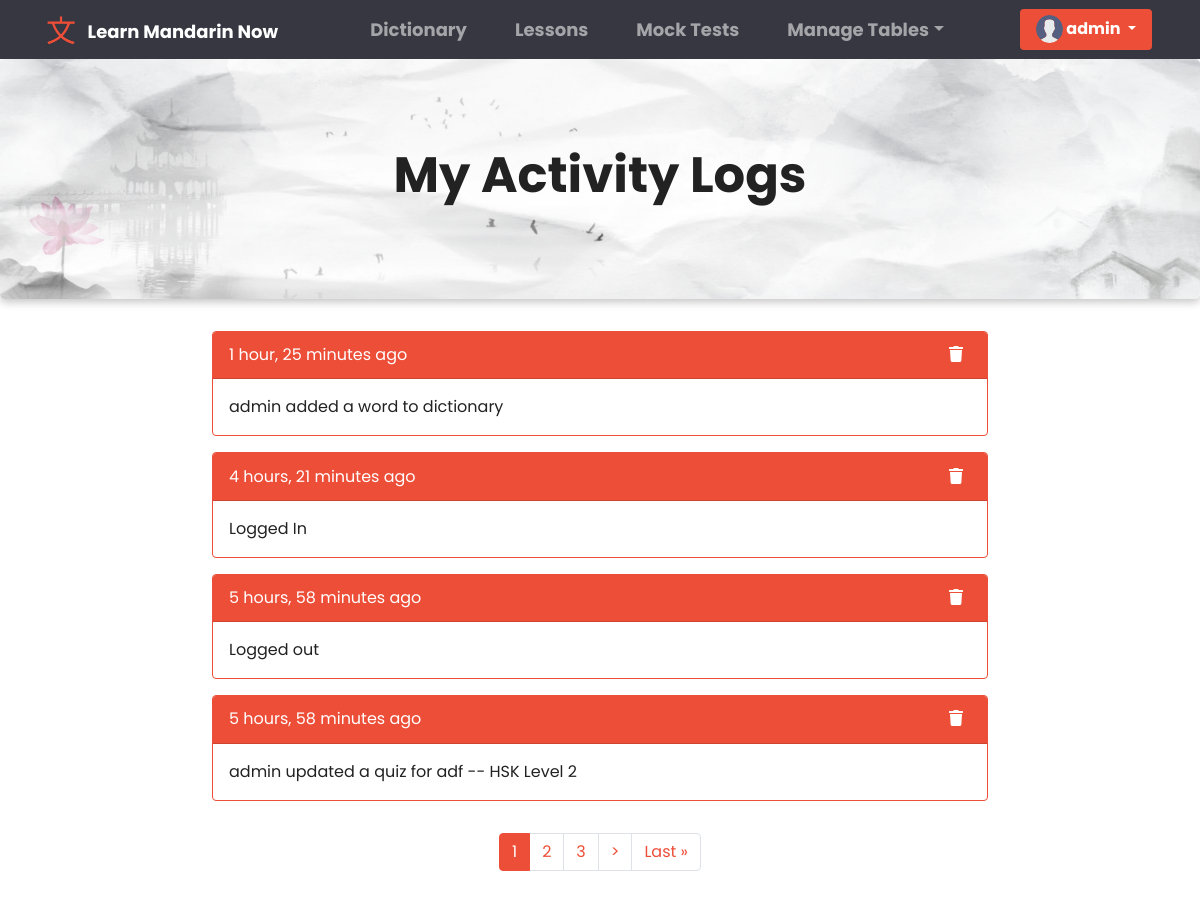
Page /my-activitylogs/ (signed in) on the earlier database version.
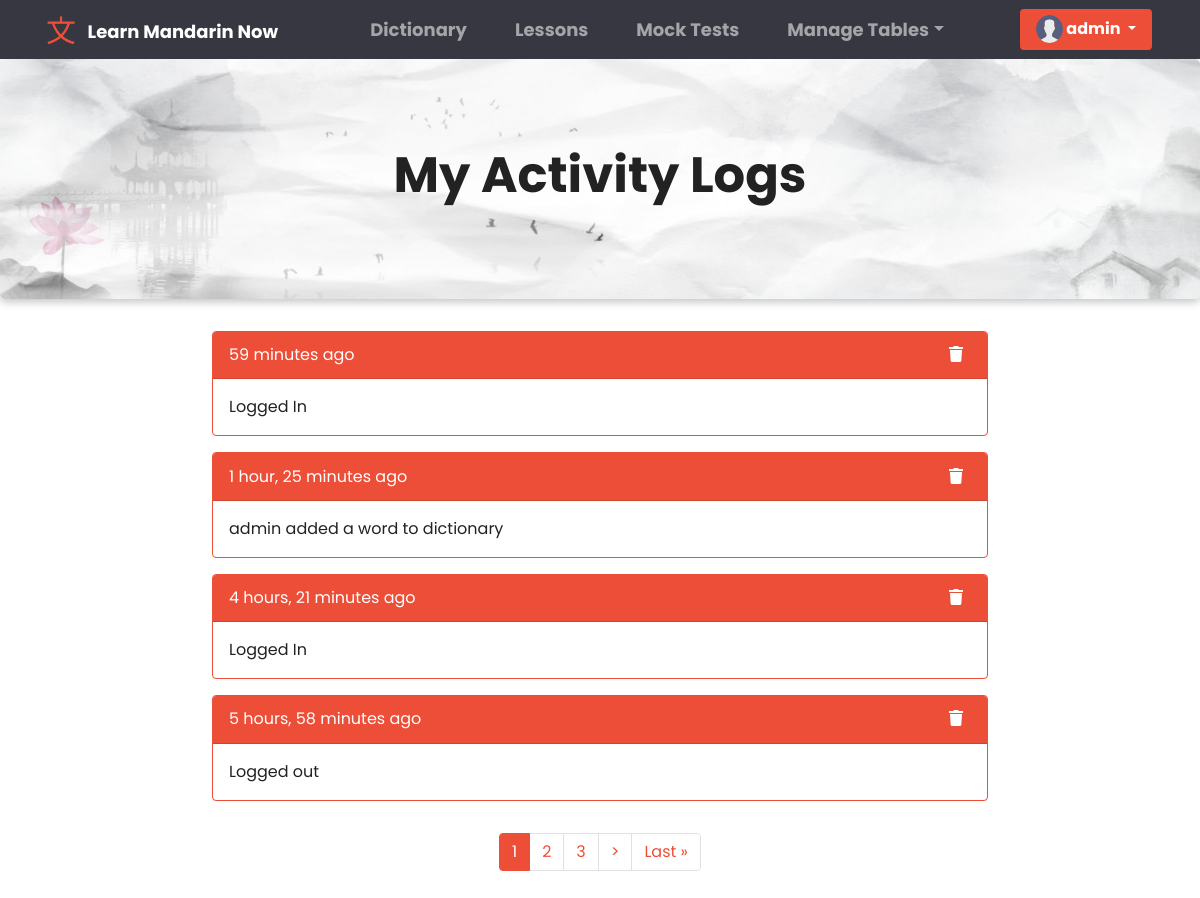
Same page on the later database version.
### base/models.py (models this page shows, shortened)
class ActivityLog(models.Model):
    user = models.ForeignKey(User, on_delete=models.CASCADE)
    action = models.CharField(max_length=200, null=True)
    time_stamp = models.DateTimeField(auto_now_add=True)
    class Meta:
        ordering = ['-time_stamp']

### base/views.py (the view)
# urls.py: path('my-activitylogs/', views.MyActivityLogs, name = 'my-activitylogs'),
@login_required(login_url='anonymous')
def MyActivityLogs(request):
    user = User.objects.get(id=request.user.id)
    activities = user.activitylog_set.all()
    p = Paginator(activities, 4)
    page = request.GET.get('page')
    activities = p.get_page(page)
    context = {
        'activities' : activities,
    }
    return render(request, 'my_activitylogs.html', context)

### templates/my_activitylogs.html (shortened to what this page needs)
{% extends 'main.html' %}
{% block content %}
{% load static %}
<link rel="stylesheet" href="{% static 'css/dictionary.css' %}" />
<link rel="stylesheet" href="{% static 'css/table.css' %}" />
<div class="container-fluid">
    <div class="row" id="dictionary_header">
        <h1 class="text-center" id="head_Text">My Activity Logs</h1>
      </div>
    <div class="row justify-content-center">
        <div class="col col-lg-8">
            {% for log in activities %}
            <div class="card border-primary mb-3">
                <div class="card-header card_head_def" id="card_subhead">
                  {{log.time_stamp|timesince}} ago
                  <div style="float: right">
                    <a href="{% url 'delete-activitylog' log.id %}"
                      ><i class="fas fa-trash mx-2 sub_headIcon"></i
                    ></a>
                  </div>
                </div>
                <div class="card-body">
                 {{ log.action }}
                </div>
              </div>
            {% endfor %}
        </div>
    </div>
    <div class="row justify-content-center">
        <div class="col col-lg-6">
            <ul class="pagination justify-content-center">
              <div class="pagination px-3 py-3">
                {% for i in activities.paginator.page_range %}
                {% if activities.number == i %}
                <li class="page-item active"><a class="page-link" href="?page={{i}}">{{i}}</a></li>
                {% elif i > activities.number|add:'-3' and i < activities.number|add:'3' %}
                <li class="page-item"><a class="page-link" href="?page={{i}}">{{i}}</a></li>
                {% endif %}
                {% endfor %}
                {% if activities.has_next %}
                <li class="page-item"><a class="page-link" href="?page={{activities.next_page_number}}">&#62;</a></li>
                <li class="page-item"><a class="page-link" href="?page={{ activities.paginator.num_pages  }}">Last &raquo</a></li>
                {% endif %}
            </ul>
        </div>
      </div>
</div>
{% endblock content %}

Differences in the rows shown:
no longer on this page (row unchanged): ActivityLog: time_stamp "5 hours, 58 minutes", action "admin updated a quiz for adf -- HSK Level 2"
added ActivityLog: time_stamp "59 minutes", action "Logged In"
